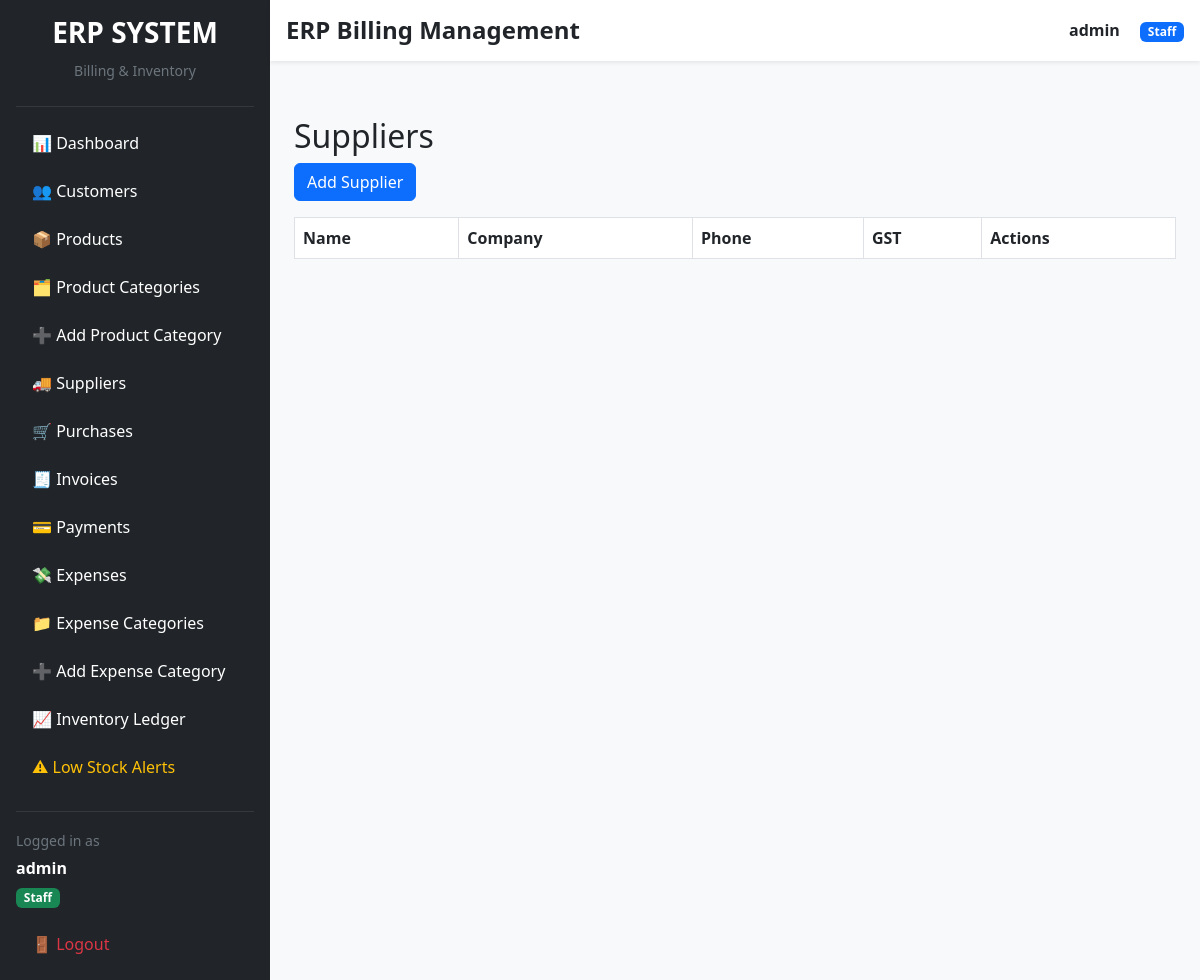
/suppliers/ (signed in), run on an earlier commit of the app's database.
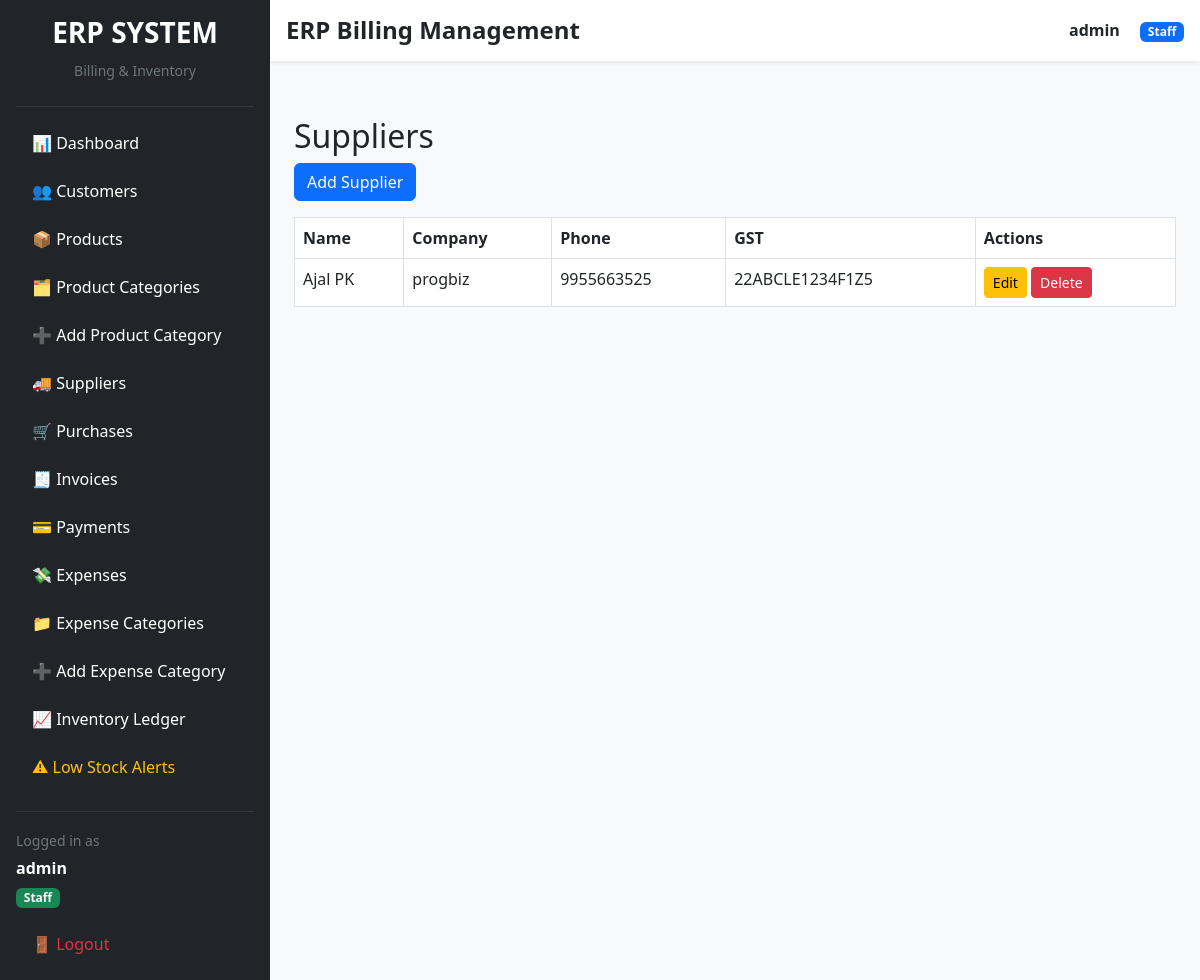
And on a later commit of the database.
### suppliers/models.py (models this page shows, shortened)
class Supplier(models.Model):
    name = models.CharField(max_length=200)
    company_name = models.CharField(
        max_length=200,
        blank=True,
        null=True
    )
    phone = models.CharField(max_length=15)
    email = models.EmailField(
        blank=True,
        null=True
    )
    gst_number = models.CharField(
        max_length=20,
        blank=True,
        null=True
    )
    address = models.TextField()
    created_at = models.DateTimeField(
        auto_now_add=True
    )

### suppliers/views.py (the view)
@login_required
@admin_required
def supplier_list(request):
    suppliers = Supplier.objects.all().order_by('-id')
    return render(
        request,
        'suppliers/supplier_list.html',
        {
            'suppliers': suppliers
        }
    )

### templates/suppliers/supplier_list.html
{% extends 'layouts/admin_base.html' %}
{% block admin_content %}
<h2>Suppliers</h2>
<a href="{% url 'add_supplier' %}"
   class="btn btn-primary mb-3">
    Add Supplier
</a>
<table class="table table-bordered">
    <tr>
        <th>Name</th>
        <th>Company</th>
        <th>Phone</th>
        <th>GST</th>
        <th>Actions</th>
    </tr>
    {% for supplier in suppliers %}
    <tr>
        <td>{{ supplier.name }}</td>
        <td>{{ supplier.company_name }}</td>
        <td>{{ supplier.phone }}</td>
        <td>{{ supplier.gst_number }}</td>
        <td>
            <a href="{% url 'edit_supplier' supplier.id %}"
               class="btn btn-warning btn-sm">
               Edit
            </a>
            <a href="{% url 'delete_supplier' supplier.id %}"
               class="btn btn-danger btn-sm">
               Delete
            </a>
        </td>
    </tr>
    {% endfor %}
</table>
{% endblock %}

What changed in the data, as far as the page shows it:
added Supplier: name "Ajal PK", company_name "progbiz", phone "9955663525", gst_number "22ABCLE1234F1Z5"
